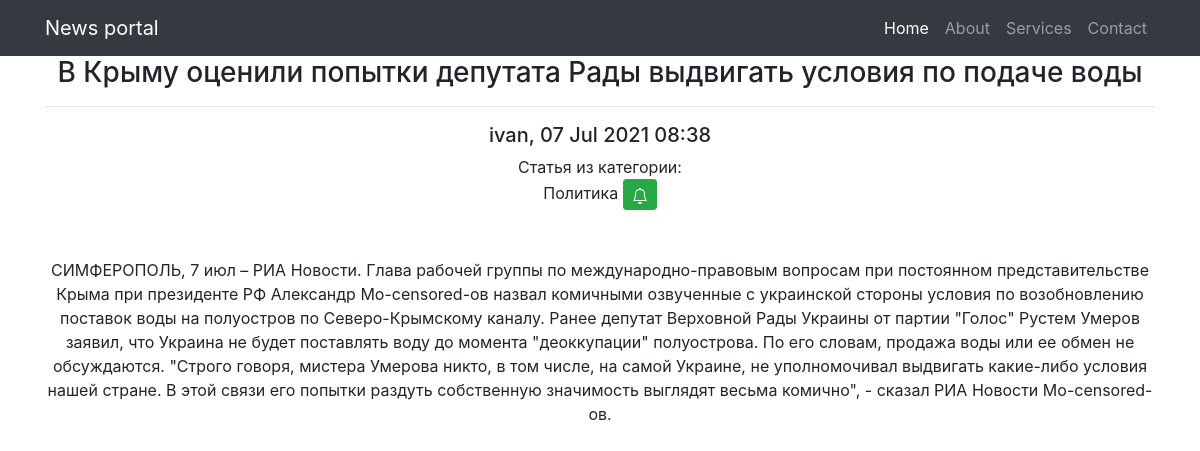
Screenshot of /posts/18/ (signed in) with the database file from the repository.
### news/models.py (models this page shows, shortened)
class Post(models.Model):
    author = models.ForeignKey(Author, on_delete=models.CASCADE)
    NEWS = 'NW'
    ARTICLE = 'AR'
    RUBRIC = (
        (NEWS, 'Новость'), (ARTICLE, 'Статья')
    )
    categoryType = models.CharField(max_length=2, choices=RUBRIC, default=ARTICLE)
    time_post = models.DateTimeField(auto_now_add=True)
    postCategory = models.ManyToManyField(Category, through='PostCategory')
    title = models.CharField(max_length=128)
    text = models.TextField()
    rating = models.SmallIntegerField(default=0)
    class Meta:
        verbose_name = 'Публикация'
        verbose_name_plural = 'Публикации'

class Author(models.Model):
    authorUser = models.OneToOneField(User, on_delete=models.CASCADE)
    ratingAuthor = models.SmallIntegerField(default=0)
    def __str__(self):
        return self.authorUser.username
    class Meta:
        verbose_name = 'Автор'
        verbose_name_plural = 'Авторы'

class Category(models.Model):
    name = models.CharField(max_length=32, unique=True)
    subscribers = models.ManyToManyField(User, blank=True)
    def __str__(self):
        return self.name
    class Meta:
        verbose_name = 'Категория'
        verbose_name_plural = 'Категории'

### news/views.py (the view, shortened to what this page needs)
# urls.py: path('<int:pk>/', PostDetailView.as_view(), name='post_detail'),
class PostDetailView(PermissionRequiredMixin, DetailView):
    model = Post
    template_name = 'post_detail.html'
    context_object_name = 'post'
    permission_required = ('news.add_post',)
    def get_context_data(self, *args, **kwargs):
        context = super(PostDetailView, self).get_context_data(**kwargs)
        try:
            context['PCC'] = PostCategory.objects.get(postThrough=self.kwargs['pk']).categoryThrough
            context['all_category'] = Category.objects.get(post=self.kwargs.get('pk'))
            context['is_subscriber'] = Category.objects.get(post=self.kwargs.get('pk')).subscribers.filter(username=self.request.user).exists()
        except Comment.DoesNotExist:
            context['PCC'] = None
            context['all_category'] = None
        return context

### news/templatetags/custom_filters.py (called while the page is built)
@register.filter(name='censor')  # регистрируем наш фильтр под именем Censor
def censor(text):
    for word in censored_words:
        if word in text:
            text = text.replace(word, '-censored-')
        else:
            continue
    return text

### news/templates/news/post_detail.html (shortened to what this page needs)
{% extends 'flatpages/default.html' %}
{% load custom_filters %}
{% block content %}
<h3> {{ post.title|censor }} </h3>
<hr>
<h5> {{ post.author }}, {{ post.time_post|date:'d M Y H:i' }}</h5>
<div>
{% if PCC %}
    {{ post.get_categoryType_display }} из категории:
<div>
{% if user.is_authenticated %}
    {% if not is_subscriber %}
    <form action="{% url 'subscribe' PCC.pk %}" method="POST">
        {{ PCC }}
        <button class="btn btn-success btn-sm" type="submit"></button>
    </form>
    {% endif %}
{% endif %}
</div>
    <br><br>
    <p>{{ post.text|censor }}</p>
    <br>
    {% else %}
        <h2>Категория не присвоена!</h2>
    {% endif %}
</div>
{% endblock content %}

### rows the page displays
Post: title|censor "В Крыму оценили попытки депутата Рады выдвигать условия по подаче воды", author "ivan", time_post "07 Jul 2021 08:38", categoryType "Статья", text|censor "СИМФЕРОПОЛЬ, 7 июл – РИА Новости. Глава рабочей группы по международно-правовым вопросам при постоянном представительстве Крыма при президенте РФ Александр Мо-censored-ов назвал комичными озвученные с украинской стороны условия по возобновлению поставок воды на полуостров по Северо-Крымскому каналу. Ранее депутат Верховной Рады Украины от партии \"Голос\" Рустем Умеров заявил, что Украина не будет поставлять воду до момента \"деоккупации\" полуострова. По его словам, продажа воды или ее обмен не обсуждаются. \"Строго говоря, мистера Умерова никто, в том числе, на самой Украине, не уполномочивал выдвигать какие-либо условия нашей стране. В этой связи его попытки раздуть собственную значимость…"
Category: name "Политика"
